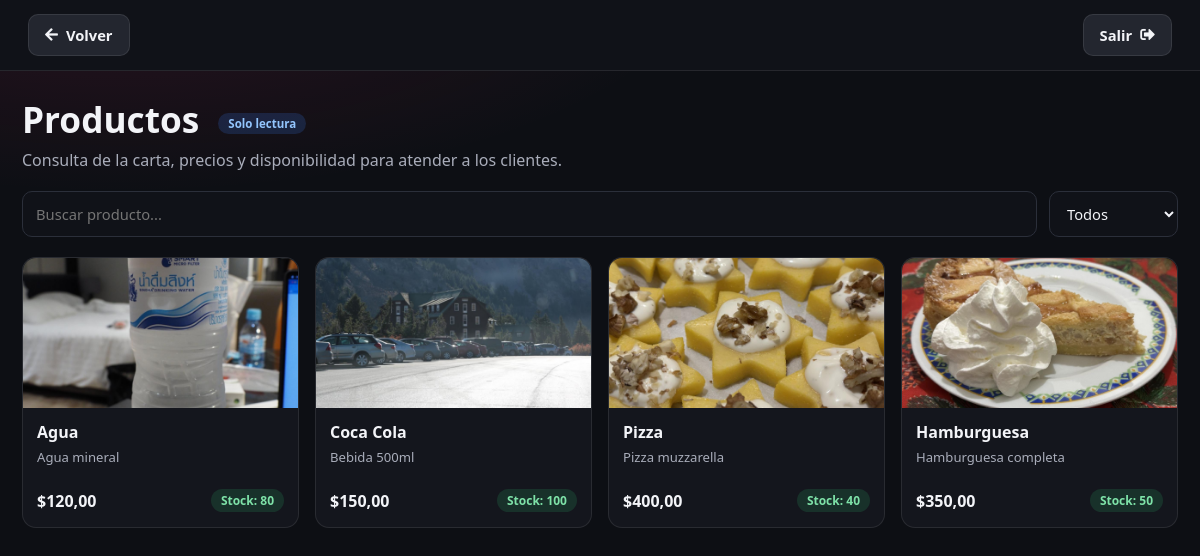
The page /productos_consulta.php (signed in) on the database its author committed.
### tables this page shows
CREATE TABLE productos (
    id_producto INT AUTO_INCREMENT PRIMARY KEY,
    nombre VARCHAR(100) NOT NULL,
    descripcion TEXT,
    precio DECIMAL(10,2) NOT NULL,
    stock INT NOT NULL DEFAULT 0,
    img VARCHAR(255),
    id_categoria INT,
    estado ENUM('Activo','Inactivo') NOT NULL DEFAULT 'Activo',
    creado_en TIMESTAMP NOT NULL DEFAULT CURRENT_TIMESTAMP,
    actualizado_en TIMESTAMP NOT NULL DEFAULT CURRENT_TIMESTAMP ON UPDATE CURRENT_TIMESTAMP,
    CONSTRAINT fk_productos_categoria FOREIGN KEY (id_categoria) REFERENCES categorias(id_categoria)
        ON DELETE SET NULL ON UPDATE CASCADE,
    CONSTRAINT chk_productos_precio CHECK (precio > 0),
    CONSTRAINT chk_productos_stock CHECK (stock >= 0),
    INDEX idx_productos_estado (estado),
    INDEX idx_productos_id_categoria (id_categoria)
);

### src/Support/Autoload.php (called while the page is built, shortened)
<?php
spl_autoload_register(function ($class) {
    $prefix = 'App\\';
    $relative = substr($class, strlen($prefix));
    $path = __DIR__ . '/../' . str_replace('\\', '/', $relative) . '.php';
});

### src/Support/Url.php (called while the page is built, shortened)
<?php
class Url
{
    private static $basePath = null;
    public static function basePath()
    {
        if (self::$basePath !== null) {
            return self::$basePath;
        }
        $configuredPath = getenv('APP_BASE_PATH');
        $documentRoot = isset($_SERVER['DOCUMENT_ROOT']) ? realpath((string) $_SERVER['DOCUMENT_ROOT']) : false;
        $appRoot = realpath(__DIR__ . '/../..');
        if ($documentRoot && $appRoot) {
            $documentRoot = str_replace('\\', '/', $documentRoot);
            $appRoot = str_replace('\\', '/', $appRoot);
            if (strpos($appRoot, $documentRoot) === 0) {
                $relativePath = trim(substr($appRoot, strlen($documentRoot)), '/');
                self::$basePath = $relativePath === '' ? '' : '/' . $relativePath;
                return self::$basePath;
            }
        }
        self::$basePath = '';
        return self::$basePath;
    }
    public static function to($path = '')
    {
        $path = (string) $path;
        $basePath = self::basePath();
        $url = ($basePath !== '' ? $basePath : '') . '/' . ltrim($path, '/');
        if (class_exists('App\\Support\\Auth') && session_status() === PHP_SESSION_ACTIVE) {
            $context = (string) ($_SESSION['_active_context'] ?? '');
            if ($context !== '' && preg_match('/^[a-f0-9]{64}$/', $context) && !preg_match('/(?:^|[?&])ctx=[a-f0-9]{64}(?:&|$)/', $url)) {
                $separator = strpos($url, '?') === false ? '?' : '&';
                $url .= $separator . 'ctx=' . rawurlencode($context);
            }
        }
        return $url;
    }
}

### app_bootstrap.php (called while the page is built, shortened)
<?php
require_once __DIR__ . '/src/Support/Autoload.php';
if (!function_exists('app_url')) {
    function app_url($path = '')
    {
        return App\Support\Url::to($path);
    }
}

### src/Support/Database.php (called while the page is built, shortened)
<?php
class Database
{
    private static $connection = null;
    public static function config(array $overrides = array())
    {
        $config = array(
            'host' => self::env('APP_DB_HOST', 'MYSQLHOST') ?: 'localhost',
            'user' => self::env('APP_DB_USER', 'MYSQLUSER') ?: 'root',
            'password' => self::env('APP_DB_PASSWORD', 'MYSQLPASSWORD') ?: '',
            'database' => self::env('APP_DB_NAME', 'MYSQLDATABASE') ?: 'ProyectoMagnus',
            'charset' => getenv('APP_DB_CHARSET') ?: 'utf8mb4',
            'port' => (int) (self::env('APP_DB_PORT', 'MYSQLPORT') ?: 3306),
        );
        return $config;
    }
    public static function connect(array $overrides = array())
    {
        if (self::$connection === null) {
            self::$connection = self::createConnection($overrides);
        }
        return self::$connection;
    }
    public static function timezoneName()
    {
        $tz = getenv('APP_TIMEZONE') ?: 'America/Montevideo';
        return in_array($tz, \DateTimeZone::listIdentifiers(), true) ? $tz : 'America/Montevideo';
    }
    private static function env($primary, $fallback)
    {
        $value = getenv($primary);
        if ($value === false || $value === '') {
            $value = getenv($fallback);
        }
        return $value === false ? '' : $value;
    }
    private static function createConnection(array $overrides)
    {
        $config = self::config($overrides);
        $connection = mysqli_connect(
            (string) $config['host'],
            (string) $config['user'],
            (string) $config['password'],
            (string) $config['database'],
            (int) $config['port']
        );
        if ($connection && !empty($config['charset'])) {
            mysqli_set_charset($connection, (string) $config['charset']);
        }
        if ($connection) {
            $offset = (new \DateTime('now', new \DateTimeZone(self::timezoneName())))->format('P');
            mysqli_query($connection, "SET time_zone = '" . $offset . "'");
        }
        return $connection;
    }
}

### src/Controllers/ProductoController.php (called while the page is built, shortened)
<?php
class ProductoController
{
    private $servicio;
    public function __construct(ProductoService $servicio = null)
    {
        $this->servicio = $servicio ?: new ProductoService();
    }
    public function listar() { return $this->servicio->listar(); }
}

### src/Services/ProductoService.php (called while the page is built, shortened)
<?php
class ProductoService
{
    private $repositorio;
    public function __construct(ProductoRepository $repositorio = null)
    {
        $this->repositorio = $repositorio ?: new ProductoRepository();
    }
    public function listar() { return $this->repositorio->listar(); }
}

### src/Repositories/ProductoRepository.php (called while the page is built, shortened)
<?php
class ProductoRepository
{
    private $connection;
    public function __construct($connection = null)
    {
        $this->connection = $connection ?: Database::connect();
    }
    public function listar()
    {
        $result = mysqli_query($this->connection, 'SELECT id_producto, nombre, descripcion, precio, stock, img, id_categoria, estado FROM productos ORDER BY id_producto DESC');
        return $result ? mysqli_fetch_all($result, MYSQLI_ASSOC) : array();
    }
}

### productos_consulta.php (the view, shortened to what this page needs)
<?php
require_once __DIR__ . '/app_bootstrap.php';
function pc_h($value)
{
    return htmlspecialchars((string) $value, ENT_QUOTES, 'UTF-8');
}
function pc_imagen($producto)
{
    $normalizada = ltrim(str_replace('\\', '/', trim((string) ($producto['img'] ?? ''))), '/');
    $base = basename($normalizada);
    $candidatas = array($normalizada, 'MVCsix1.0/' . $normalizada, 'MVCsix1.0/img/' . $base, 'MVCsix1.0/files/' . $base);
    foreach ($candidatas as $candidata) {
        if ($base !== '' && strpos($candidata, '..') === false && is_file(__DIR__ . '/' . $candidata)) {
            return $candidata;
        }
    }
    return 'MVCsix1.0/img/default_comida_hq.jpg';
}
$productoController = new App\Controllers\ProductoController();
$productos = $productoController->listar();
$esCocina = (string) ($_SESSION['Rol'] ?? '') === '4';
?>
<!doctype html>
<html lang="es">
<head>
<link rel="stylesheet" href="https://cdnjs.cloudflare.com/ajax/libs/font-awesome/5.15.3/css/all.min.css">
</head>
<body>
<div class="top">
    <a class="btn" href="<?php echo pc_h(app_url(((string) ($_SESSION['Rol'] ?? '')) === '1' ? 'Principal.php' : 'inicio_rol.php')); ?>"><i class="fas fa-arrow-left"></i> Volver</a>
    <a class="btn" href="<?php echo pc_h(app_url('Salir.php')); ?>">Salir <i class="fas fa-sign-out-alt"></i></a>
</div>
<main>
    <h1>Productos <span class="badge-ro">Solo lectura</span></h1>
    <p class="sub"><?php echo $esCocina ? 'Consulta de la carta y el stock disponible para la cocina.' : 'Consulta de la carta, precios y disponibilidad para atender a los clientes.'; ?></p>
    <div class="tools">
        <input id="buscar" type="search" placeholder="Buscar producto...">
        <select id="filtro">
            <option value="">Todos</option>
        </select>
    </div>
    <div class="grid" id="lista">
    <?php foreach ($productos as $p) {
        $activo = ($p['estado'] ?? 'Inactivo') === 'Activo';
        $stock = (int) ($p['stock'] ?? 0);
        $estado = !$activo ? 'off' : ($stock > 0 ? 'disp' : 'out');
        $etiqueta = !$activo ? 'Inactivo' : ($stock > 0 ? 'Stock: ' . $stock : 'Agotado');
    ?>
        <article class="product" data-estado="<?php echo $estado; ?>" data-nombre="<?php echo pc_h(mb_strtolower((string) $p['nombre'], 'UTF-8')); ?>">
            <img src="<?php echo pc_h(app_url(pc_imagen($p))); ?>" alt="<?php echo pc_h($p['nombre']); ?>">
            <div class="info">
                <h3><?php echo pc_h($p['nombre']); ?></h3>
                <p><?php echo pc_h($p['descripcion'] ?? ''); ?></p>
                <div class="row">
                    <span class="price">$<?php echo number_format((float) $p['precio'], 2, ',', '.'); ?></span>
                    <span class="stock<?php echo $estado === 'disp' ? '' : ' ' . $estado; ?>"><?php echo pc_h($etiqueta); ?></span>
                </div>
            </div>
        </article>
    <?php } ?>
    </div>
</main>
</body>
</html>

### productos_consulta.php (style rules this page uses)
:root { --bg:#0d0f14;--panel:#16181f;--card:#14161d;--accent:#ff2d6f;--accent-2:#ff5c8f;--text:#f3f4f8;--muted:#a9adba;--line:rgba(255,255,255,.09);--ok:#2fbf71;--bad:#ef4444 }
* { box-sizing:border-box }
body { margin:0;background:radial-gradient(1000px 400px at 10% -8%,rgba(255,45,111,.13),transparent 60%),var(--bg);color:var(--text);font-family:'Segoe UI',system-ui,Arial,sans-serif }
.top { display:flex;justify-content:space-between;align-items:center;padding:14px 28px;background:#101218;border-bottom:1px solid var(--line) }
.btn { display:inline-flex;align-items:center;gap:8px;padding:10px 16px;border-radius:10px;border:1px solid var(--line);background:#23262f;color:var(--text);text-decoration:none;font-weight:600;font-size:.92rem }
main { max-width:1280px;margin:0 auto;padding:24px 22px 60px }
h1 { margin:0 0 6px;font-size:clamp(1.6rem,3vw,2.2rem) }
.sub { color:var(--muted);margin:0 0 20px }
.badge-ro { display:inline-block;margin-left:10px;padding:3px 10px;border-radius:999px;background:rgba(59,130,246,.18);color:#93c5fd;font-size:.72rem;font-weight:700;vertical-align:middle }
.tools { display:flex;gap:12px;flex-wrap:wrap;margin-bottom:20px }
.tools input,.tools select { padding:11px 13px;border-radius:10px;border:1px solid #2b2f3a;background:#101218;color:var(--text);font:inherit;font-size:.92rem }
.tools input { flex:1;min-width:220px }
.grid { display:grid;grid-template-columns:repeat(auto-fill,minmax(220px,1fr));gap:16px }
.product { background:var(--card);border:1px solid var(--line);border-radius:14px;overflow:hidden;display:flex;flex-direction:column }
.product img { width:100%;height:150px;object-fit:cover;background:#0a0c10 }
.info { padding:13px 14px 15px;display:flex;flex-direction:column;flex:1;gap:6px }
.info h3 { margin:0;font-size:1rem }
.info p { margin:0;color:var(--muted);font-size:.82rem;line-height:1.35;min-height:34px }
.row { display:flex;justify-content:space-between;align-items:center;margin-top:auto }
.price { font-weight:800 }
.stock { font-size:.75rem;font-weight:700;padding:3px 10px;border-radius:999px;background:rgba(47,191,113,.16);color:#7ee2a8 }

### rows shown on the page
productos: img (picture), nombre "Agua", descripcion "Agua mineral", precio "120,00", pc_h($etiqueta) "Stock: 80"
productos: shows a picture, nombre "Coca Cola", descripcion "Bebida 500ml", precio "150,00", pc_h($etiqueta) "Stock: 100"
productos: img (picture), nombre "Pizza", descripcion "Pizza muzzarella", precio "400,00", pc_h($etiqueta) "Stock: 40"
productos: img (picture), nombre "Hamburguesa", descripcion "Hamburguesa completa", precio "350,00", pc_h($etiqueta) "Stock: 50"
